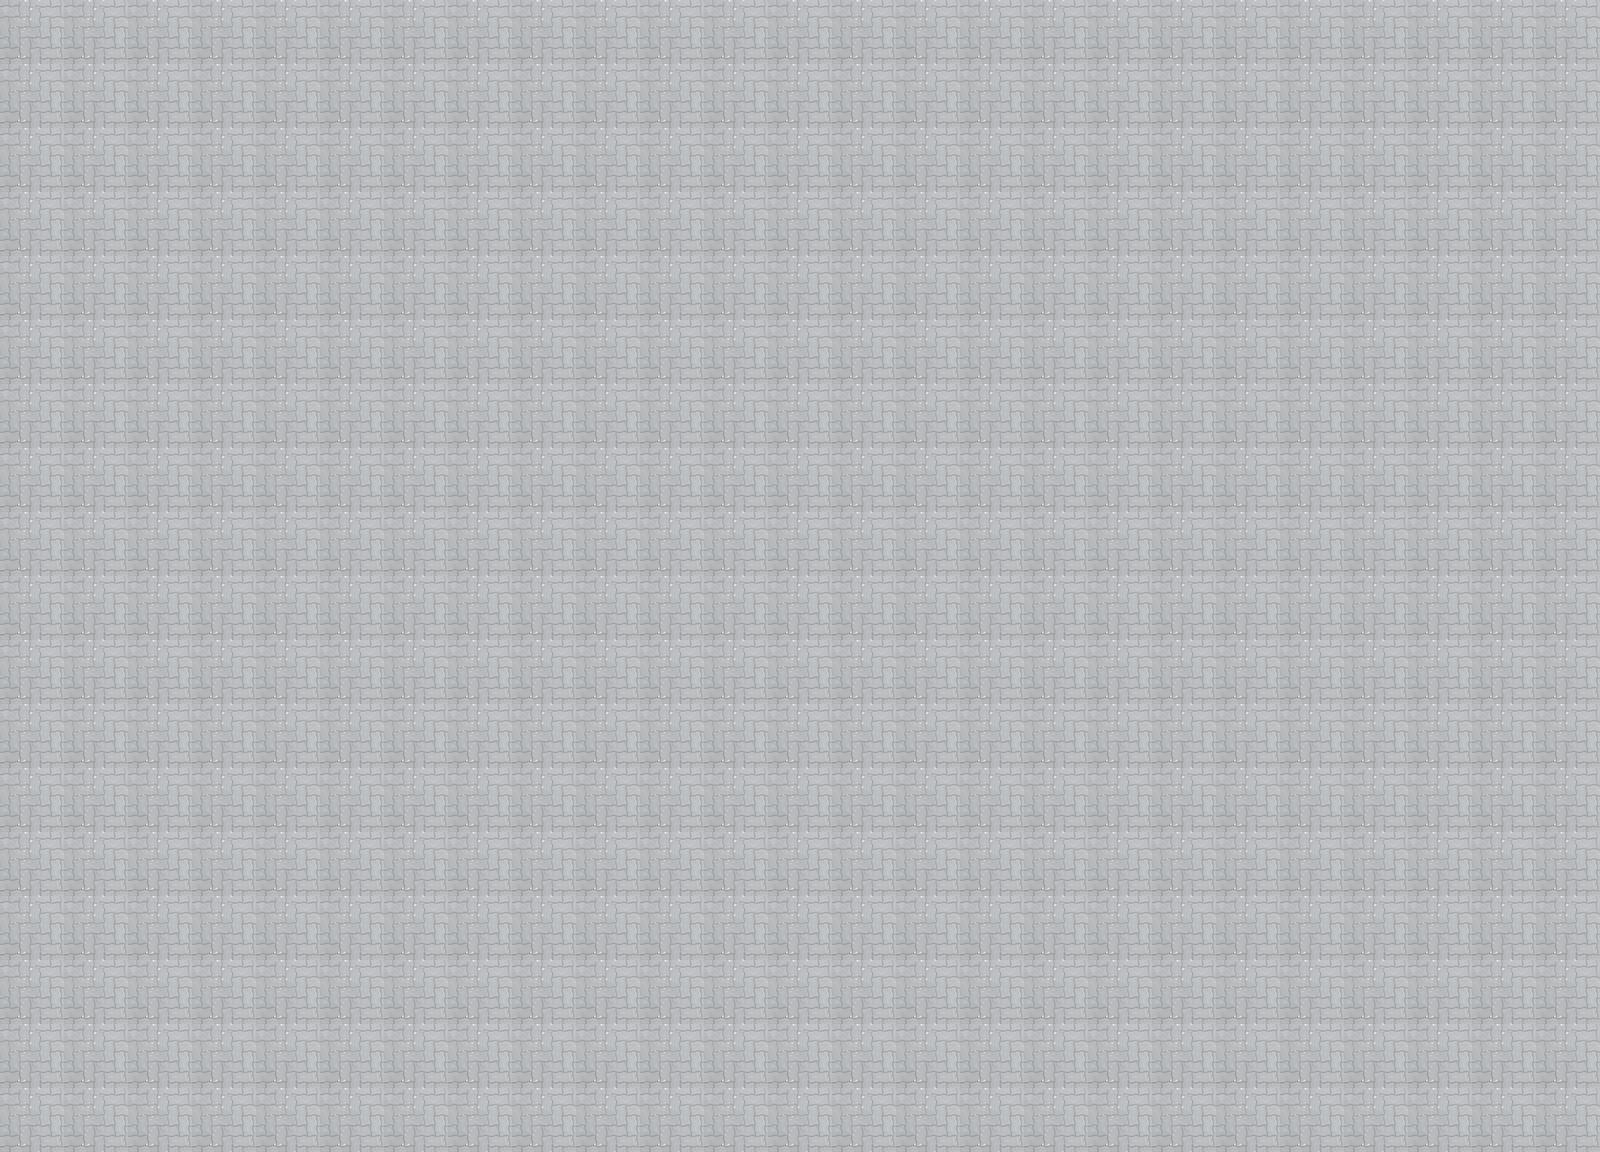

Rendered tile map (Tiled .tmx) drawn with the repository's tilesets; below, a short description and the map source with its tile grids summarised:
An orthogonal 25x18 tile map with 64x64 px tiles, 1 tile layer (ground), 2 hidden layers not drawn, 2 tilesets.

<map version="1.0" orientation="orthogonal" width="25" height="18" tilewidth="64" tileheight="64">
 <tileset firstgid="1" name="iron" tilewidth="64" tileheight="64">
  <image source="../texture/iron.jpg" width="214" height="220" />
 </tileset>
 <tileset firstgid="10" name="rock2" tilewidth="64" tileheight="64">
  <image source="../texture/rock2.jpg" width="390" height="300" />
 </tileset>
 <layer name="ground" width="25" height="18">
  <data>[450 cells, 450 non-empty, 1 distinct tile ids]</data>
 </layer>
 <layer name="bush" width="25" height="18" visible="0">
  <data>[450 cells, 0 non-empty, 0 distinct tile ids]</data>
 </layer>
 <layer name="foreground" width="25" height="18" visible="0">
  <data>[450 cells, 0 non-empty, 0 distinct tile ids]</data>
 </layer>
</map>
